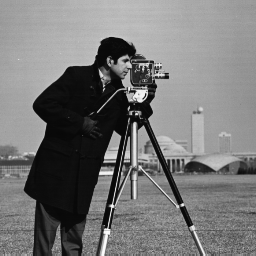
#> input picture Data/Image/Cameraman.bmp, 256 x 256 px, found by its file name
$ jupyter execute --allow-errors 'Power-Law Transformation, Histogram Qualization, Laplacian opearator.ipynb'
#> lines starting #> are read from the running program, lines starting #| are printed output that depends on the picture
[cell 1]
import matplotlib.pyplot as plt
from PIL import Image
import numpy as np

#Power-Law (Gamma) Transformation

[cell 2]
img = Image.open('/content/Cameraman.bmp')
#> img is the input picture: PIL image 256x256 L; min 7, max 253, mean 118.7

[cell 3]
#原始圖片
display(img)

#Gamma圖片
gamma = 0.1
np_img = np.array(img)
gamma_img = np.array(255*(np_img / 255) ** gamma, dtype = 'uint8')
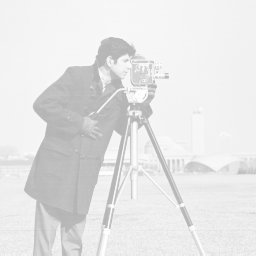
#> gamma_img: shape (256, 256); min 177, max 254, mean 229.3
display(Image.fromarray(gamma_img))

#Histogram Qualization

[cell 4]
#原始圖片
display(img)
plt.hist(np.array(img).ravel(), 256, [0, 256])
plt.show()
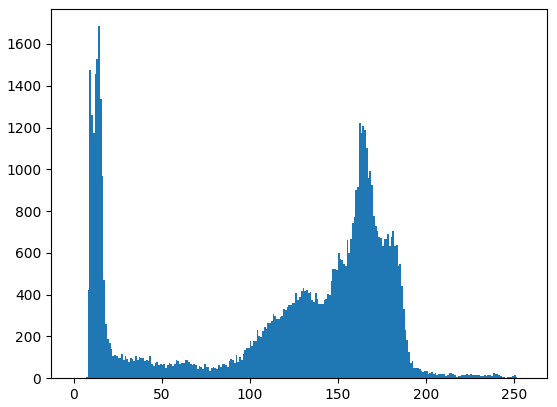
#> figure drawn by matplotlib, 1 panel; tallest bar 1685 high, from x = 14 to 15

#Histogram Qualization圖片
HQ_img = np.array(img)
rows, cols = HQ_img.shape
#> rows = 256; cols = 256
H = np.zeros(256, int)
Hc = np.zeros(256, int)
T = np.zeros(256, int)

for i in range(rows):
  for j in range(cols):
    H[HQ_img[i][j]] = H[HQ_img[i][j]] + 1
#> after the loop, H = 256 values, max 1685 at index 14, min 0 at index 0, mean 256
g_min = np.nonzero(H)[0][0]
#> g_min = 7
for i in range(1, 256):
  Hc[i] = Hc[i - 1] + H[i]
#> after the loop, Hc = 256 values from 0 to 65536
H_min = Hc[g_min]
#> H_min = 4

try:
  for i in range(256):
    T[i] = round(((Hc[i] - H_min) * 255) / ((cols * rows) - H_min))
#> after the loop, T = 256 values from 0 to 255
except:
  print("計算錯誤", "分母為0")

for i in range(rows):
  for j in range(cols):
    HQ_img[i][j] = T[HQ_img[i][j]]
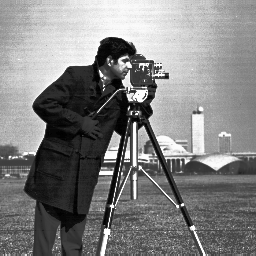
#> HQ_img: shape (256, 256); min 0, max 255, mean 128.8

HQ_img = Image.fromarray(HQ_img)
#> (the rest of this cell did not finish here and is left out)

#Laplacian opearator

[cell 5]
def laplacian(dx, dy, w):
    """ Calculate the laplacian of the array w=[] """
#> called with dx = 2, dy = 2
    laplacian_xy = np.zeros(w.shape)
    for y in range(w.shape[1]-1):
        laplacian_xy[:, y] = (1/dy)**2 * ( w[:, y+1] - 2*w[:, y] + w[:, y-1] )
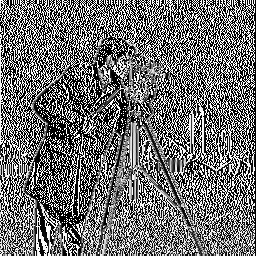
#> laplacian_xy: shape (256, 256) float64; min 0, max 63.75, mean 28.1; drawn with min black and max white
    for x in range(w.shape[0]-1):
        laplacian_xy[x, :] = laplacian_xy[x, :] + (1/dx)**2 * ( w[x+1,:] - 2*w[x,:] + w[x-1,:] )
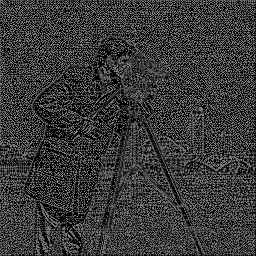
#> laplacian_xy: shape (256, 256) float64; min 0, max 127.5, mean 56.6
    return laplacian_xy

[cell 6]
#原始圖片
display(img)

#Laplacian opearator圖片
laplacian_img = laplacian(2, 2, np_img)
display(Image.fromarray(laplacian_img).convert('L'))

$ run again, with Data/Image/traffic.jpg saved as Data/Image/Cameraman.bmp
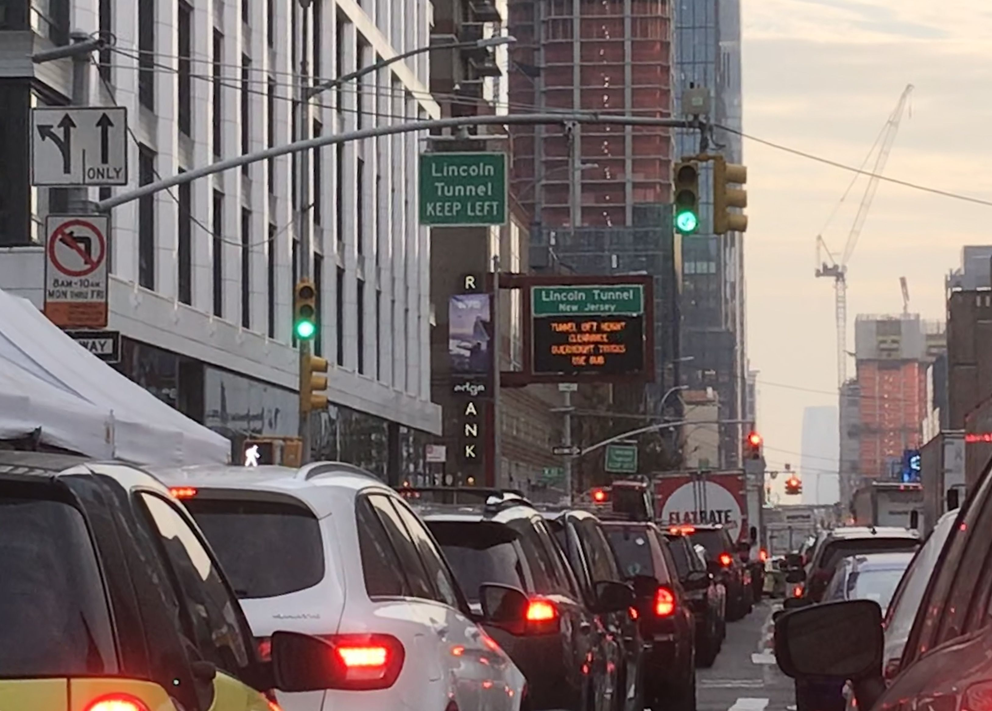
#> input picture Data/Image/traffic.jpg, 992 x 711 px, shrunk from 3257 x 2334 before the run, found by its file name
#> img is the input picture: PIL image 992x711 RGB; mean R, G, B 122.1, 110.2, 108.9
#> after the loop in laplacian, `for y in range(w.shape[1]-1):`:
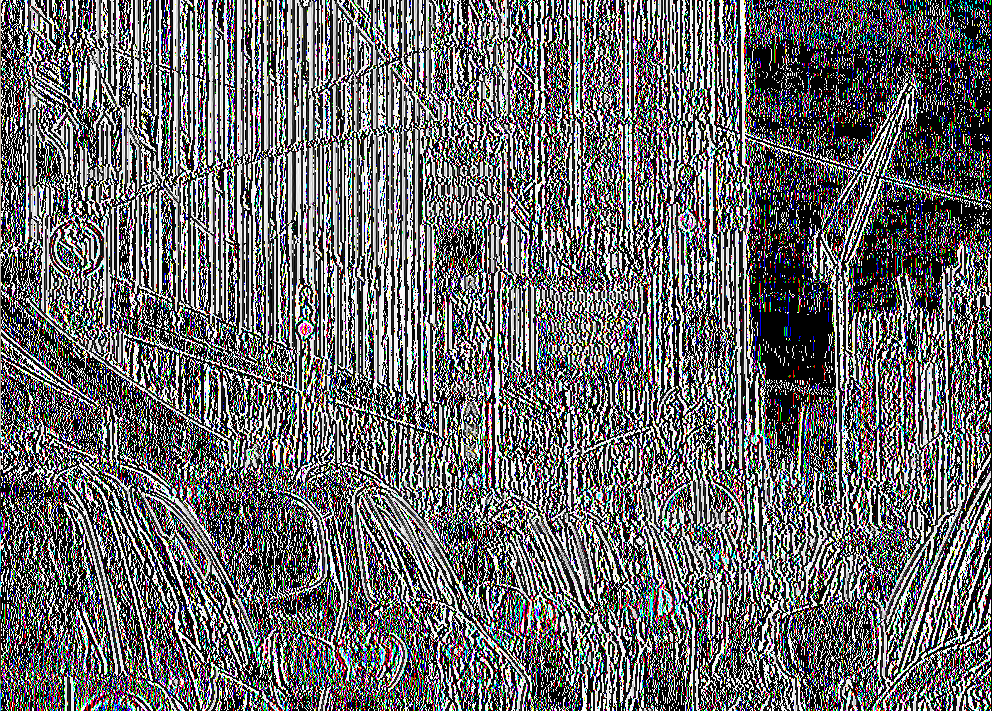
#> laplacian_xy: shape (711, 992, 3) float64; mean R, G, B 26.5, 26.4, 26.7; drawn with min black and max white
#> after the loop in laplacian, `for x in range(w.shape[0]-1):`:
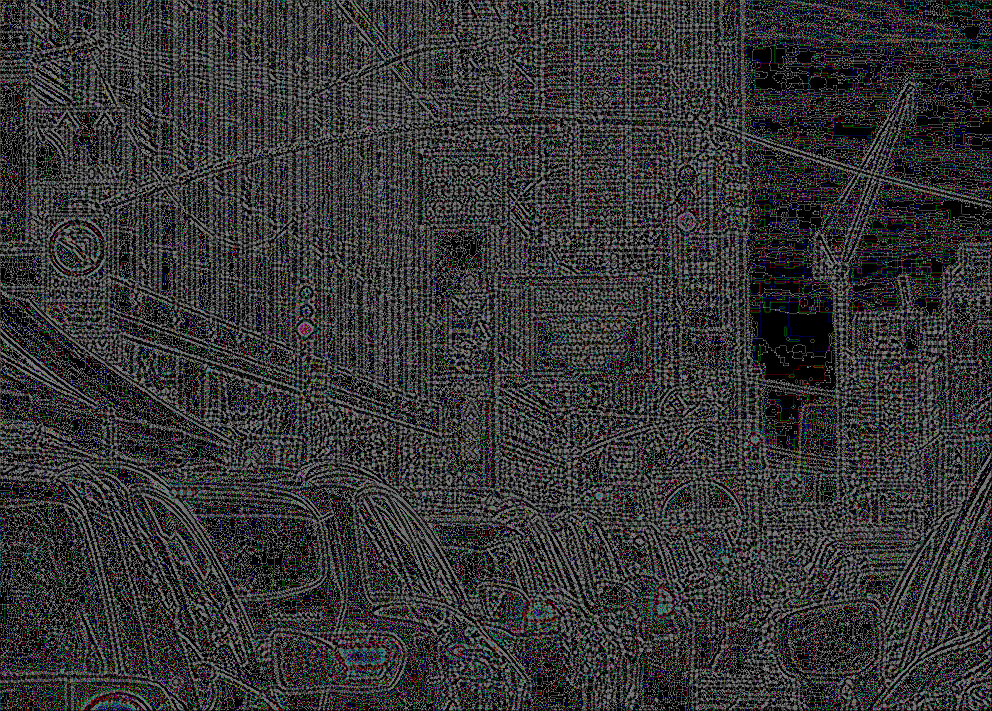
#> laplacian_xy: shape (711, 992, 3) float64; mean R, G, B 52.3, 52.1, 52.6
